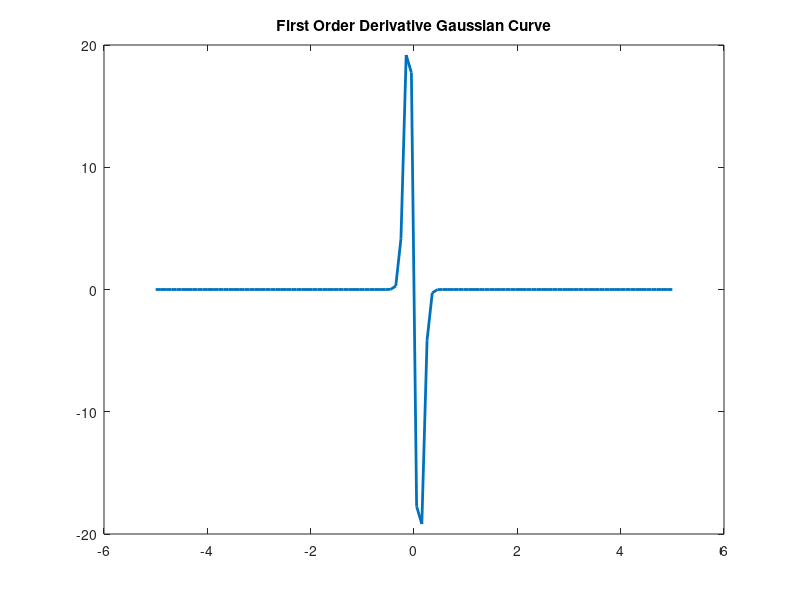

Write the MATLAB code that produced this figure.
% Parameters of Gaussian curve
mu = 0;
sigma = 0.1; 

% Generate x value
x = linspace(-5,5,100);

% Gaussian curve
y = exp( -(((x - mu).^2) / (2*(sigma.^2))) )/(sigma*sqrt(2*pi));

% Derivative 1 of Gaussian curve
y1 = -((x-mu).*y) / (sigma^2);

% Plot
figure;
plot(x,y1,'LineWidth',2);
title('First Order Derivative Gaussian Curve');


